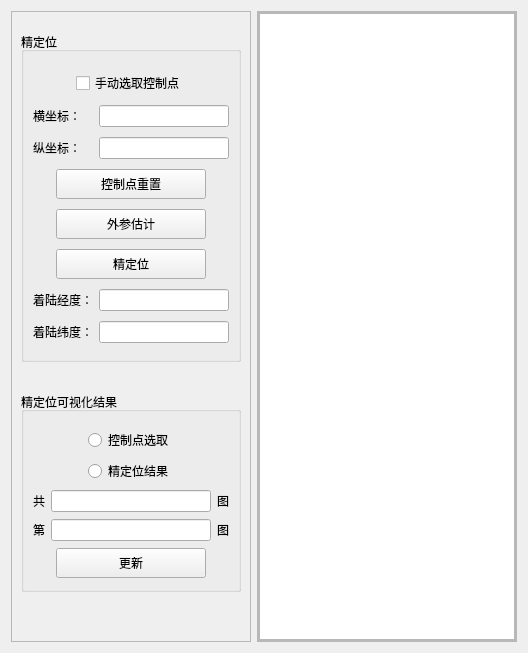
      <widget class="QWidget" name="tab_4">
       <attribute name="title">
        <string>精定位</string>
       </attribute>
       <layout class="QHBoxLayout" name="horizontalLayout_18">
        <item>
         <widget class="QFrame" name="frame_25">
          <property name="sizePolicy">
           <sizepolicy hsizetype="Fixed" vsizetype="Preferred">
            <horstretch>0</horstretch>
            <verstretch>0</verstretch>
           </sizepolicy>
          </property>
          <property name="minimumSize">
           <size>
            <width>240</width>
            <height>0</height>
           </size>
          </property>
          <property name="maximumSize">
           <size>
            <width>220</width>
            <height>16777215</height>
           </size>
          </property>
          <property name="frameShape">
           <enum>QFrame::StyledPanel</enum>
          </property>
          <property name="frameShadow">
           <enum>QFrame::Raised</enum>
          </property>
          <layout class="QVBoxLayout" name="verticalLayout_18">
           <property name="spacing">
            <number>30</number>
           </property>
           <property name="topMargin">
            <number>20</number>
           </property>
           <item>
            <widget class="QGroupBox" name="groupBox_19">
             <property name="sizePolicy">
              <sizepolicy hsizetype="Preferred" vsizetype="Fixed">
               <horstretch>0</horstretch>
               <verstretch>0</verstretch>
              </sizepolicy>
             </property>
             <property name="minimumSize">
              <size>
               <width>0</width>
               <height>330</height>
              </size>
             </property>
             <property name="maximumSize">
              <size>
               <width>16777215</width>
               <height>16777215</height>
              </size>
             </property>
             <property name="title">
              <string>精定位</string>
             </property>
             <layout class="QGridLayout" name="gridLayout_12">
              <property name="topMargin">
               <number>15</number>
              </property>
              <item row="0" column="0" colspan="2" alignment="Qt::AlignHCenter">
               <widget class="QCheckBox" name="checkBox_2">
                <property name="text">
                 <string>手动选取控制点</string>
                </property>
               </widget>
              </item>
              <item row="1" column="0">
               <widget class="QLabel" name="label_36">
                <property name="text">
                 <string>横坐标：</string>
                </property>
               </widget>
              </item>
              <item row="1" column="1">
               <widget class="QLineEdit" name="lineEdit_25">
                <property name="alignment">
                 <set>Qt::AlignCenter</set>
                </property>
               </widget>
              </item>
              <item row="2" column="0">
               <widget class="QLabel" name="label_37">
                <property name="text">
                 <string>纵坐标：</string>
                </property>
               </widget>
              </item>
              <item row="2" column="1">
               <widget class="QLineEdit" name="lineEdit_36">
                <property name="alignment">
                 <set>Qt::AlignCenter</set>
                </property>
               </widget>
              </item>
              <item row="3" column="0" colspan="2" alignment="Qt::AlignHCenter">
               <widget class="QPushButton" name="pushButton_20">
                <property name="minimumSize">
                 <size>
                  <width>150</width>
                  <height>30</height>
                 </size>
                </property>
                <property name="text">
                 <string>控制点重置</string>
                </property>
               </widget>
              </item>
              <item row="4" column="0" colspan="2" alignment="Qt::AlignHCenter">
               <widget class="QPushButton" name="pushButton_18">
                <property name="sizePolicy">
                 <sizepolicy hsizetype="Fixed" vsizetype="Fixed">
                  <horstretch>0</horstretch>
                  <verstretch>0</verstretch>
                 </sizepolicy>
                </property>
                <property name="minimumSize">
                 <size>
                  <width>150</width>
                  <height>30</height>
                 </size>
                </property>
                <property name="text">
                 <string>外参估计</string>
                </property>
               </widget>
              </item>
              <item row="5" column="0" colspan="2" alignment="Qt::AlignHCenter">
               <widget class="QPushButton" name="pushButton_5">
                <property name="sizePolicy">
                 <sizepolicy hsizetype="Fixed" vsizetype="Fixed">
                  <horstretch>0</horstretch>
                  <verstretch>0</verstretch>
                 </sizepolicy>
                </property>
                <property name="minimumSize">
                 <size>
                  <width>150</width>
                  <height>30</height>
                 </size>
                </property>
                <property name="text">
                 <string>精定位</string>
                </property>
               </widget>
              </item>
              <item row="6" column="0">
               <widget class="QLabel" name="label_38">
                <property name="text">
                 <string>着陆经度：</string>
                </property>
               </widget>
              </item>
              <item row="6" column="1">
               <widget class="QLineEdit" name="lineEdit_27">
                <property name="alignment">
                 <set>Qt::AlignCenter</set>
                </property>
               </widget>
              </item>
              <item row="7" column="0">
               <widget class="QLabel" name="label_40">
                <property name="text">
                 <string>着陆纬度：</string>
                </property>
               </widget>
              </item>
              <item row="7" column="1">
               <widget class="QLineEdit" name="lineEdit_28">
                <property name="alignment">
                 <set>Qt::AlignCenter</set>
                </property>
               </widget>
              </item>
             </layout>
            </widget>
           </item>
           <item>
            <widget class="QGroupBox" name="groupBox_18">
             <property name="minimumSize">
              <size>
               <width>0</width>
               <height>200</height>
              </size>
             </property>
             <property name="title">
              <string>精定位可视化结果</string>
             </property>
             <layout class="QGridLayout" name="gridLayout_13">
              <property name="topMargin">
               <number>15</number>
              </property>
              <item row="5" column="2">
               <widget class="QLabel" name="label_48">
                <property name="text">
                 <string>图</string>
                </property>
               </widget>
              </item>
              <item row="5" column="0">
               <widget class="QLabel" name="label_47">
                <property name="text">
                 <string>第</string>
                </property>
               </widget>
              </item>
              <item row="5" column="1">
               <widget class="QLineEdit" name="lineEdit_38">
                <property name="alignment">
                 <set>Qt::AlignCenter</set>
                </property>
               </widget>
              </item>
              <item row="4" column="0">
               <widget class="QLabel" name="label_46">
                <property name="text">
                 <string>共</string>
                </property>
               </widget>
              </item>
              <item row="4" column="2">
               <widget class="QLabel" name="label_39">
                <property name="text">
                 <string>图</string>
                </property>
               </widget>
              </item>
              <item row="0" column="1" alignment="Qt::AlignHCenter">
               <widget class="QRadioButton" name="radioButton_11">
                <property name="text">
                 <string>控制点选取</string>
                </property>
               </widget>
              </item>
              <item row="2" column="1" alignment="Qt::AlignHCenter">
               <widget class="QRadioButton" name="radioButton_12">
                <property name="text">
                 <string>精定位结果</string>
                </property>
               </widget>
              </item>
              <item row="4" column="1">
               <widget class="QLineEdit" name="lineEdit_37">
                <property name="alignment">
                 <set>Qt::AlignCenter</set>
                </property>
               </widget>
              </item>
              <item row="6" column="1" alignment="Qt::AlignHCenter">
               <widget class="QPushButton" name="pushButton_6">
                <property name="sizePolicy">
                 <sizepolicy hsizetype="Fixed" vsizetype="Fixed">
                  <horstretch>0</horstretch>
                  <verstretch>0</verstretch>
                 </sizepolicy>
                </property>
                <property name="minimumSize">
                 <size>
                  <width>150</width>
                  <height>30</height>
                 </size>
                </property>
                <property name="text">
                 <string>更新</string>
                </property>
               </widget>
              </item>
             </layout>
            </widget>
           </item>
           <item>
            <spacer name="verticalSpacer_2">
             <property name="orientation">
              <enum>Qt::Vertical</enum>
             </property>
             <property name="sizeHint" stdset="0">
              <size>
               <width>20</width>
               <height>40</height>
              </size>
             </property>
            </spacer>
           </item>
          </layout>
         </widget>
        </item>
        <item>
         <widget class="QFrame" name="frame_26">
          <property name="frameShape">
           <enum>QFrame::StyledPanel</enum>
          </property>
          <property name="frameShadow">
           <enum>QFrame::Raised</enum>
          </property>
          <layout class="QHBoxLayout" name="horizontalLayout_19">
           <property name="spacing">
            <number>0</number>
           </property>
           <property name="leftMargin">
            <number>0</number>
           </property>
           <property name="topMargin">
            <number>0</number>
           </property>
           <property name="rightMargin">
            <number>0</number>
           </property>
           <property name="bottomMargin">
            <number>0</number>
           </property>
           <item>
            <widget class="QFrame" name="frame_28">
             <property name="sizePolicy">
              <sizepolicy hsizetype="Expanding" vsizetype="Preferred">
               <horstretch>5</horstretch>
               <verstretch>0</verstretch>
              </sizepolicy>
             </property>
             <property name="frameShape">
              <enum>QFrame::StyledPanel</enum>
             </property>
             <property name="frameShadow">
              <enum>QFrame::Raised</enum>
             </property>
             <layout class="QVBoxLayout" name="verticalLayout_20">
              <property name="spacing">
               <number>0</number>
              </property>
              <property name="leftMargin">
               <number>0</number>
              </property>
              <property name="topMargin">
               <number>0</number>
              </property>
              <property name="rightMargin">
               <number>0</number>
              </property>
              <property name="bottomMargin">
               <number>0</number>
              </property>
              <item>
               <widget class="QMyGraphicsView" name="graphicsView_7"/>
              </item>
             </layout>
            </widget>
           </item>
          </layout>
         </widget>
        </item>
       </layout>
      </widget>
